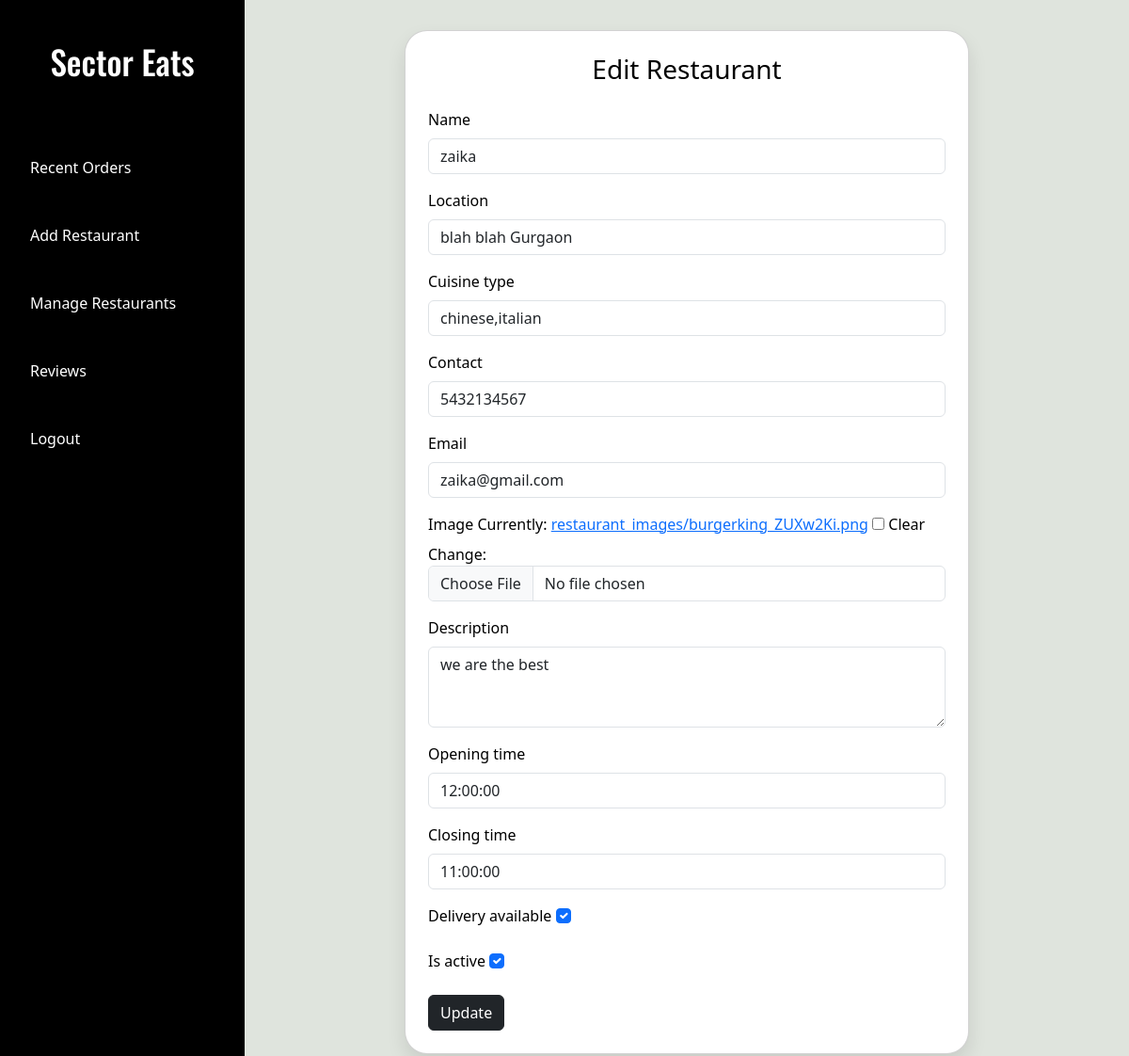
The page /admindashboard/edit_restaurant/1/ (signed in) on the database its author committed.
### RestaurantApp/models.py (models this page shows, shortened)
class Restaurant(models.Model):
    name = models.CharField(max_length=100)
    location = models.CharField(max_length=255)
    cuisine_type = models.CharField(max_length=100)
    contact = models.CharField(max_length=20)
    email = models.EmailField()
    image = models.ImageField(upload_to='restaurant_images/', null=True, blank=True)
    description = models.TextField()
    opening_time = models.TimeField()
    closing_time = models.TimeField()
    delivery_available = models.BooleanField(default=False)
    is_active = models.BooleanField(default=True)
    admin = models.ForeignKey(User, on_delete=models.CASCADE)

### RestaurantApp/views.py (the view)
# urls.py: path('admindashboard/edit_restaurant/<int:restaurant_id>/', views.edit_restaurant, name='edit_restaurant'),
@admin_required
@login_required
def edit_restaurant(request, restaurant_id):
    restaurant = get_object_or_404(Restaurant, id=restaurant_id)
    if request.method == 'POST':
        form = RestaurantForm(request.POST, request.FILES, instance=restaurant)
        if form.is_valid():
            form.save()
            messages.success(request, "Restaurant updated successfully!")
            return redirect('list_restaurants')
    else:
        form = RestaurantForm(instance=restaurant)
    return render(request, 'edit_restaurant.html', {'form': form})

### RestaurantApp/forms.py
class RestaurantForm(forms.ModelForm):
    class Meta:
        model = Restaurant
        fields = '__all__'
        widgets = {
            'opening_time': forms.TimeInput(attrs={'class': 'form-control', 'placeholder': 'HH:MM'}),
            'closing_time': forms.TimeInput(attrs={'class': 'form-control', 'placeholder': 'HH:MM'}),
            'name': forms.TextInput(attrs={'class': 'form-control'}),
            'location': forms.TextInput(attrs={'class': 'form-control'}),
            'cuisine_type': forms.TextInput(attrs={'class': 'form-control'}),
            'contact': forms.TextInput(attrs={'class': 'form-control'}),
            'email': forms.EmailInput(attrs={'class': 'form-control'}),
            'description': forms.Textarea(attrs={'class': 'form-control', 'rows': 3}),
            'image': forms.ClearableFileInput(attrs={'class': 'form-control'}),
            'delivery_available': forms.CheckboxInput(attrs={'class': 'form-check-input'}),
            'is_active': forms.CheckboxInput(attrs={'class': 'form-check-input'}),
        }
        exclude = ['admin']

### templates/edit_restaurant.html (shortened to what this page needs)
{% extends 'admin_base.html' %}
{% block content %}
<div class="card light-card" style="width: 100%; max-width: 600px;">
  <h3 style="text-align: center;">Edit Restaurant</h3>
  <form method="POST" enctype="multipart/form-data" class="mt-3">
    {% for field in form %}
      <div class="mb-3">
        <label class="form-label">{{ field.label }}</label>
        {{ field }}
      </div>
    {% endfor %}
    <button type="submit" class="btn btn-dark">Update</button>
  </form>
</div>
{% endblock %}

### templates/admin_base.html (style rules this page uses)
* { box-sizing: border-box; margin: 0; padding: 0; font-family: 'Segoe UI', Tahoma, Geneva, Verdana, sans-serif; }
body { background: #dfe4dd; display: flex; min-height: 100vh; }
.card { border-radius: 1.5rem; padding: 1.5rem; display: flex; flex-direction: column; justify-content: space-between; color: #000; box-shadow: 0 10px 20px rgba(0,0,0,0.1); width: 100%; max-width: 300px; min-height: 200px; transition: transform 0.3s ease, box-shadow 0.3s ease; }
.light-card { background: #ffffff; }

### rows shown on the page
Restaurant: form "zaika" "blah blah Gurgaon" "chinese,italian" "5432134567" "zaika@gmail.com" "we are the best" "12:00:00" "11:00:00" "☑" "☑"

### other values the page prints
{{ field.label }} "Name" "Location" "Cuisine type" "Contact" "Email" "Image" "Description" "Opening time" "Closing time" "Delivery available" "Is active"
